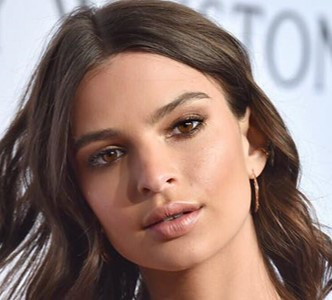
#> input picture 6. 이미지 다루기 및 데이터셋 구축/2022-12-07 OpenCV를 이용한 차량 번호판 감지 + 얼굴 인식 및 정렬/face.png, 332 x 300 px
$ python '3.2 face_eye_detect(Onenote).py'
#> lines starting #> are read from the running program, lines starting #| are printed output that depends on the picture; after the words box and inside, x2 and y2 are one past the last pixel; in counts of white or black regions, pixels touching at a corner belong together
import cv2
import numpy as np

# face_casacade, eye_casacade 객체 생성하자(필요한 모듈 추가)
face_casacade = cv2.CascadeClassifier('haarcascade_frontalface_default.xml')
eye_casacade = cv2.CascadeClassifier('haarcascade_eye.xml')

# 이미지 불러오자
img = cv2.imread('face.png')
#> img is the input picture: shape (300, 332, 3); mean B, G, R 113.2, 120.1, 143.5
cv2.imshow('Image Show', img)
cv2.waitKey(0)

# 이미지를 그레이스케일로 변경하자
# casacade는 그레이 스케일 이미지에서만 작동한다
gray = cv2.cvtColor(img, cv2.COLOR_BGR2GRAY)
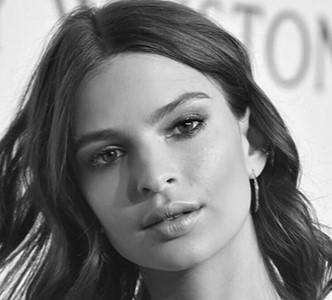
#> gray: shape (300, 332); min 4, max 254, mean 126.3

# creating variable faces
# detectMultiScale(그레이 이미지, 축소할 이미지 배율, 최소 이웃 수)
faces = face_casacade.detectMultiScale(gray, 1.1, 4)
#> faces = [[45, 52, 219, 219]]

# 얼굴 주변에 사각형 정의하고 그려주자
for (x, y, w, h) in faces :
    cv2.rectangle(img, (x,y), (x+w, y+h), (0,255,0), 3)
#> this loop made 1 pass
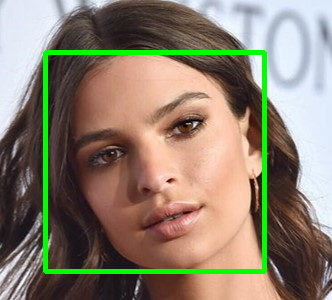
#> img: shape (300, 332, 3); 4.39% of pixels changed, all inside (x1, y1, x2, y2) = (43, 50, 267, 274)

cv2.imshow("face", img)
cv2.waitKey(0)

# 2개의 ROI 생성
roi_gray = gray[y:(y+h), x:(x+w)]
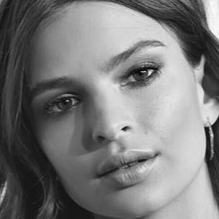
#> roi_gray: shape (219, 219); min 4, max 254, mean 121.7
roi_color = img[y:(y+h), x:(x+w)]

# creating variable eyes
eyes = eye_casacade.detectMultiScale(roi_gray, 1.1, 4)
#> eyes = [[41, 82, 45, 45], [112, 48, 52, 52]]
index = 0
"""
index 0 --> x 좌표
index 1 --> y 좌표
index 2 --> 사각형의 너비
마지막 인덱스 --> 사각형의 높이
"""

# creating for loop in order to divide one eye from another
for (ex, ey, ew, eh) in eyes :
    if index == 0 :
        eye_1 = (ex, ey, ew, eh)
    elif index == 1 :
        eye_2 = (ex, ey, ew, eh)

# drawing rectangles around the eyes
    cv2.rectangle(roi_color, (ex,ey), (ex+ew, ey+eh), (0,255,0), 3)
    index += 1
#> this loop made 2 passes
#> (ex, ey, ew, eh, index) on passes 1 to 2: (41, 82, 45, 45, 1), (112, 48, 52, 52, 2)
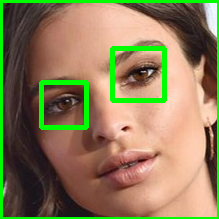
#> roi_color: shape (219, 219, 3); mean B, G, R 88.6, 124.9, 139.6
#> after the loop, index = 2

cv2.imshow('face', img)
cv2.waitKey(0)

if eye_1[0] < eye_2[0] :
    left_eye = eye_1
#> left_eye = (41, 82, 45, 45)
    right_eye = eye_2
#> right_eye = (112, 48, 52, 52)
else :
    left_eye = eye_2
    right_eye = eye_1

# calculating coordinates of a central points of the rectangles
left_eye_center = (int(left_eye[0] + (left_eye[2] / 2)), int(left_eye[1] + (left_eye[3] / 2)))
#> left_eye_center = (63, 104)
left_eye_x = left_eye_center[0]
#> left_eye_x = 63
left_eye_y = left_eye_center[1]
#> left_eye_y = 104
right_eye_center = (int(right_eye[0] + (right_eye[2] / 2)), int(right_eye[1] + (right_eye[3] / 2)))
#> right_eye_center = (138, 74)
right_eye_x = right_eye_center[0]
#> right_eye_x = 138
right_eye_y = right_eye_center[1]
#> right_eye_y = 74

cv2.circle(roi_color,  left_eye_center, 5, (255,0,0), -1)
#> roi_color: shape (219, 219, 3); 0.17% of pixels changed, all inside (x1, y1, x2, y2) = (58, 99, 69, 110)
cv2.circle(roi_color,  right_eye_center, 5, (255,0,0), -1)
cv2.line(roi_color, right_eye_center, left_eye_center, (0,200,200), 3)

cv2.imshow('face', img)
cv2.waitKey(0)

if left_eye_y > right_eye_y :
    A = (right_eye_x, left_eye_y)
#> A = (138, 104)
    direction = -1
    # 정수 -1은 이미지를 시계 방향으로 회전 시킬 것을 나타냄
else :
    A = (left_eye_x, right_eye_y)
    direction = 1
    # 정수 1은 이미지를 반시계 방향으로 회전 시킬 것을 나타냄

cv2.circle(roi_color, A, 5, (255,0,0), -1)
cv2.line(roi_color, right_eye_center, left_eye_center, (0,200,200), 3)
cv2.line(roi_color, left_eye_center, A, (0,200,200), 3)
cv2.line(roi_color, right_eye_center, A, (0,200,200), 3)
cv2.imshow('face', img)
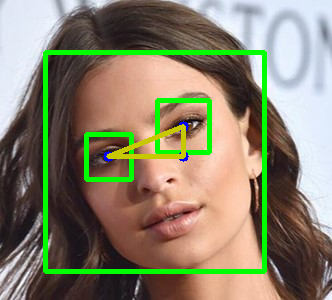
#> window 'face': shape (300, 332, 3); mean B, G, R 107.5, 130.8, 136.4
cv2.waitKey(0)

# np.arctan 함수는 라디안 단위로 각도를 반환한다
# 결과를 각도로 변환하려면 각도 θ에 180을 곱한 다음 π로 나누어야 한다
delta_x = right_eye_x - left_eye_x
#> delta_x = 75
delta_y = right_eye_y - left_eye_y
#> delta_y = -30
angle = np.arctan(delta_y / delta_x)
#> angle = -0.381
angle = (angle * 180) / np.pi
#> angle = -21.8

# 이미지를 θ만큼 회전시켜야함

# 이미지의 높이와 너비
h, w = img.shape[:2]
#> h = 300; w = 332
# calculating a center point of the image
# integer division "//" ensures that we receive whole number
center = (w//2, h//2)
#> center = (166, 150)
# defining a matrix M and calling
# cv2.getRotationMatrix2D method
M = cv2.getRotationMatrix2D(center, (angle),  1.0)
#> M = [[0.928, -0.371, 67.58], [0.371, 0.928, -50.92]]
# applying the rotation to our image using the cv2.warpAffine method
rotated = cv2.warpAffine(img, M, (w,h))
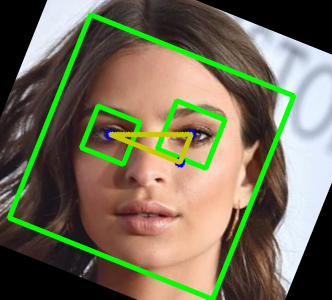
#> rotated: shape (300, 332, 3); mean B, G, R 87.1, 110.8, 115.5
cv2.imshow('face', rotated)
cv2.waitKey(0)

dist_1 = np.sqrt((delta_x * delta_x) + (delta_y * delta_y))
#> dist_1 = 80.78
dist_2 = np.sqrt((delta_x * delta_x) + (delta_y * delta_y))
#> dist_2 = 80.78

# calculate the ratio
ratio = dist_1 / dist_2
#> ratio = 1

# defining the width and height
h = 476
w = 488

# defining aspect ratio of a resized image
dim = (int(w * ratio), int(h * ratio))
#> dim = (488, 476)

# we have obtained a new image that we call resized3
resized = cv2.resize(rotated, dim)
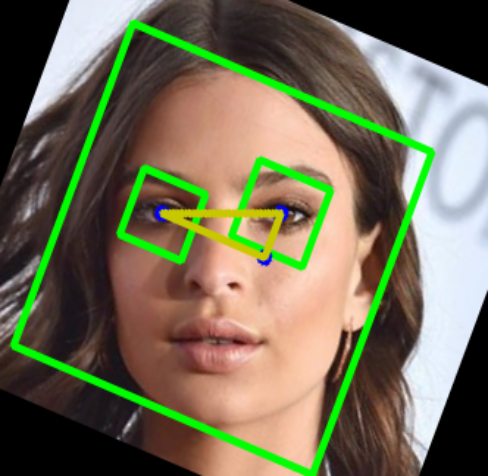
#> resized: shape (476, 488, 3); mean B, G, R 87, 110.7, 115.4

cv2.imshow('face', resized)
cv2.waitKey(0)
